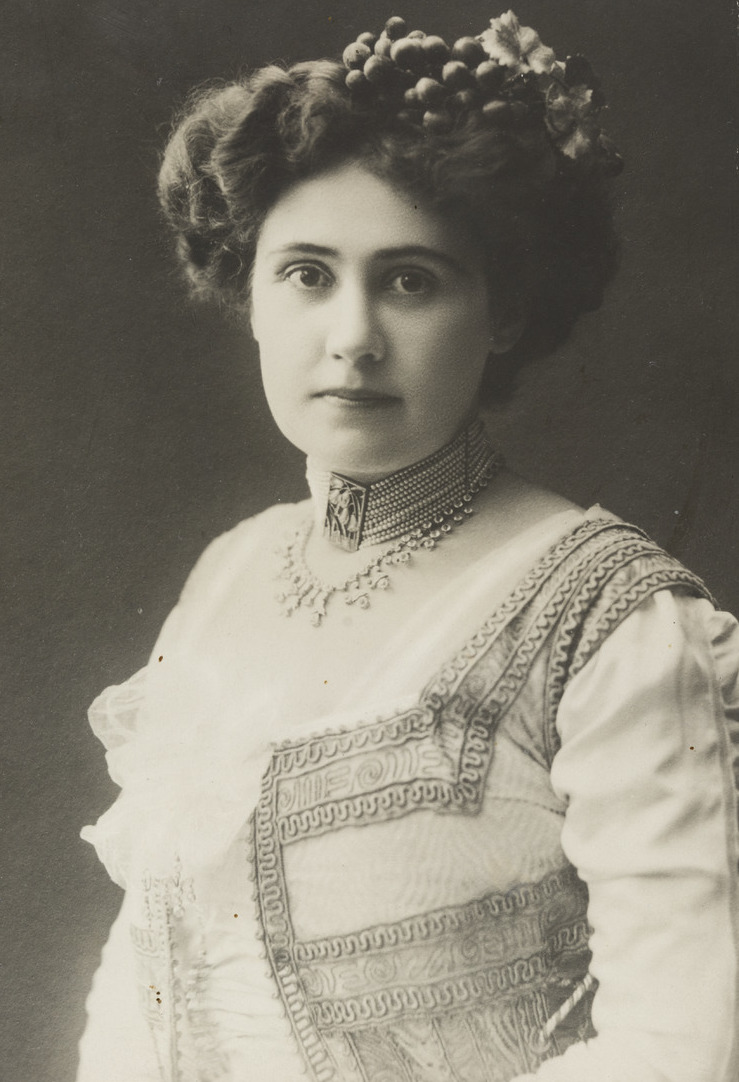
#> input picture samples/116847717.jpg, 739 x 1082 px
$ python make_test.py ../samples/116847717.jpg 5
#> lines starting #> are read from the running program, lines starting #| are printed output that depends on the picture; after the words box and inside, x2 and y2 are one past the last pixel; in counts of white or black regions, pixels touching at a corner belong together
### training/damage_synth.py
import cv2, numpy as np, random
from math import comb
from pathlib import Path

def _bezier(pts, n=200):
    pts = np.array(pts, float); t = np.linspace(0, 1, n)[:, None]; k = len(pts) - 1
    return sum(comb(k, i) * t**i * (1 - t)**(k - i) * pts[i] for i in range(k + 1)).astype(np.int32)

def _noise(rng, h, w, sigma):
    n = cv2.GaussianBlur(rng.normal(0, 1, (h, w)).astype(np.float32), (0, 0), sigma)
    return n / (n.std() + 1e-6)

def _fill_paper(x, m, rng):
    """What shows through lost emulsion: textured paper (mostly light), sometimes a dark mount or grey card."""
    h, w = m.shape
    r = rng.random()
    base = rng.uniform(190, 250) if r < 0.7 else (rng.uniform(20, 70) if r < 0.9 else rng.uniform(110, 170))
    tex = _noise(rng, h, w, rng.uniform(0.8, 3)) * rng.uniform(3, 12) + rng.normal(0, rng.uniform(1, 5), (h, w))
    tint = np.array([rng.uniform(.85, .97), rng.uniform(.92, 1.0), 1.0])
    x[m == 1] = (base + tex[m == 1])[:, None] * tint

def scratches(x, mask, rng):
    h, w = mask.shape
    for _ in range(rng.integers(1, 5)):
        n = 2 if rng.random() < 0.6 else 3
        pts = [(rng.integers(0, w), rng.integers(0, h)) for _ in range(n)]
        th = int(rng.choice([1, 1, 2, 2, 3, 4, 5]))
        layer = np.zeros((h, w), np.uint8)
        cv2.polylines(layer, [_bezier(pts)], False, 255, th, cv2.LINE_AA)
        a = cv2.GaussianBlur(layer, (3, 3), 0).astype(np.float32) / 255 * rng.uniform(0.6, 0.95)
        val = rng.uniform(190, 245) if rng.random() < 0.7 else rng.uniform(10, 60)
        x[:] = x * (1 - a[..., None]) + val * a[..., None]
        mask[a > 0.3] = 1

def _ragged(m, rng, amount):
    """Roughen a mask's edge so it looks torn rather than cut."""
    h, w = m.shape
    d_in = cv2.distanceTransform(m.astype(np.uint8), cv2.DIST_L2, 3)
    d_out = cv2.distanceTransform((1 - m).astype(np.uint8), cv2.DIST_L2, 3)
    sd = d_in - d_out
    return (sd + amount * _noise(rng, h, w, rng.uniform(1, 3)) > 0).astype(np.uint8)

# [12 lines left out: function tear, not called in this run]

def hole(x, mask, rng):
    h, w = mask.shape
    c = (rng.integers(0, w), rng.integers(0, h)); r = rng.uniform(0.03, 0.15) * min(h, w)
    ang = np.sort(rng.uniform(0, 2 * np.pi, 16))
    rad = r * rng.uniform(0.5, 1.3, 16)
    poly = np.stack([c[0] + rad * np.cos(ang), c[1] + rad * np.sin(ang)], 1).astype(np.int32)
    m = np.zeros((h, w), np.uint8); cv2.fillPoly(m, [poly], 1)
    m = _ragged(m, rng, rng.uniform(1, 4))
    _fill_paper(x, m, rng); mask |= m

# [39 lines left out: functions rip, craquelure, not called in this run]

def flaking(x, mask, rng):
    """Patches where the emulsion has flaked off, exposing paper."""
    h, w = mask.shape
    n = cv2.GaussianBlur(rng.random((h, w)).astype(np.float32), (0, 0), rng.uniform(4, 12))
    n = (n - n.min()) / (np.ptp(n) + 1e-6)
    m = n > rng.uniform(.8, .92)
    region = np.zeros((h, w), bool)
    x0, y0 = rng.integers(0, w // 2), rng.integers(0, h // 2)
    region[y0:y0 + rng.integers(h // 4, h // 2), x0:x0 + rng.integers(w // 4, w // 2)] = True
    m = _ragged((m & region).astype(np.uint8), rng, rng.uniform(.5, 2))
    _fill_paper(x, m, rng); mask |= m

# [13 lines left out: function foxing, not called in this run]

def crease(x, mask, rng):
    h, w = mask.shape
    if rng.random() < 0.5:
        p1, p2, off = (int(rng.integers(0, w)), 0), (int(rng.integers(0, w)), h), (4, 0)
    else:
        p1, p2, off = (0, int(rng.integers(0, h))), (w, int(rng.integers(0, h))), (0, 4)
    th = int(rng.integers(2, 6))
    shade = np.zeros((h, w), np.float32)
    cv2.line(shade, (p1[0] + off[0], p1[1] + off[1]), (p2[0] + off[0], p2[1] + off[1]), 1.0, th + 4)
    x[:] = x + cv2.GaussianBlur(shade, (0, 0), 3)[..., None] * rng.uniform(15, 40)
    m = np.zeros((h, w), np.uint8); cv2.line(m, p1, p2, 1, th)
    x[m == 1] = rng.uniform(170, 230); mask |= m

# [6 lines left out: function dust, not called in this run]

def age(x, rng):
    """Global aging. NOT added to the mask: these pixels still carry information."""
    c = rng.uniform(0.55, 1.0)
    x[:] = (x - 128) * c + 128 + rng.uniform(-10, 40)
    if rng.random() < 0.6:
        x[:] = x * np.array([rng.uniform(.7, .88), rng.uniform(.9, .98), 1.0])
    x[:] = x + rng.normal(0, rng.uniform(1, 7), x.shape)

def degrade(img, rng):
    """Low-res, blurry, re-compressed copies, like scans and photos found online. Mask unchanged."""
    h, w = img.shape[:2]
    if rng.random() < 0.5:
        s = rng.uniform(0.3, 0.7)
        small = cv2.resize(img, (max(8, int(w * s)), max(8, int(h * s))), interpolation=cv2.INTER_AREA)
        img = cv2.resize(small, (w, h), interpolation=cv2.INTER_CUBIC if rng.random() < .5 else cv2.INTER_LINEAR)
    if rng.random() < 0.3:
        img = cv2.GaussianBlur(img, (0, 0), rng.uniform(0.5, 1.2))
    _, enc = cv2.imencode(".jpg", img, [cv2.IMWRITE_JPEG_QUALITY, int(rng.integers(30, 96))])
    return cv2.imdecode(enc, cv2.IMREAD_COLOR)

OPS = [(scratches, .6), (tear, .25), (hole, .3), (rip, .35), (craquelure, .3),
       (flaking, .25), (foxing, .35), (crease, .25), (dust, .5)]

def damage(img, rng=None):
    """img: HxWx3 uint8 BGR. Returns (damaged uint8 BGR, mask uint8 0/1 of lost-content pixels)."""
    rng = rng or np.random.default_rng()
    if rng.random() < 0.7:
        img = cv2.cvtColor(cv2.cvtColor(img, cv2.COLOR_BGR2GRAY), cv2.COLOR_GRAY2BGR)
    x = img.astype(np.float32); mask = np.zeros(img.shape[:2], np.uint8)
    if rng.random() > 0.08:
        for f, p in OPS:
            if rng.random() < p:
                f(x, mask, rng)
    age(x, rng)
    return degrade(np.clip(x, 0, 255).astype(np.uint8), rng), mask

# [14 lines that do not run on import are left out]

### training/make_test.py
import sys, cv2, numpy as np
from pathlib import Path
from damage_synth import damage

src = sys.argv[1]
seed = int(sys.argv[2]) if len(sys.argv) > 2 else 0
out = Path("test_inputs"); out.mkdir(exist_ok=True)
img = cv2.imread(src)
#> img is the input picture: shape (1082, 739, 3); mean B, G, R 116.6, 128.7, 133.3
h, w = img.shape[:2]
s = 1024 / max(h, w)
if s < 1:
    img = cv2.resize(img, (round(w * s), round(h * s)), interpolation=cv2.INTER_AREA)
#> img: shape (1024, 699, 3)
d, m = damage(img, np.random.default_rng(seed))
#> the loop in damage, `for f, p in OPS:` made 9 passes
#> pass 3, in hole, `mask |= m`:
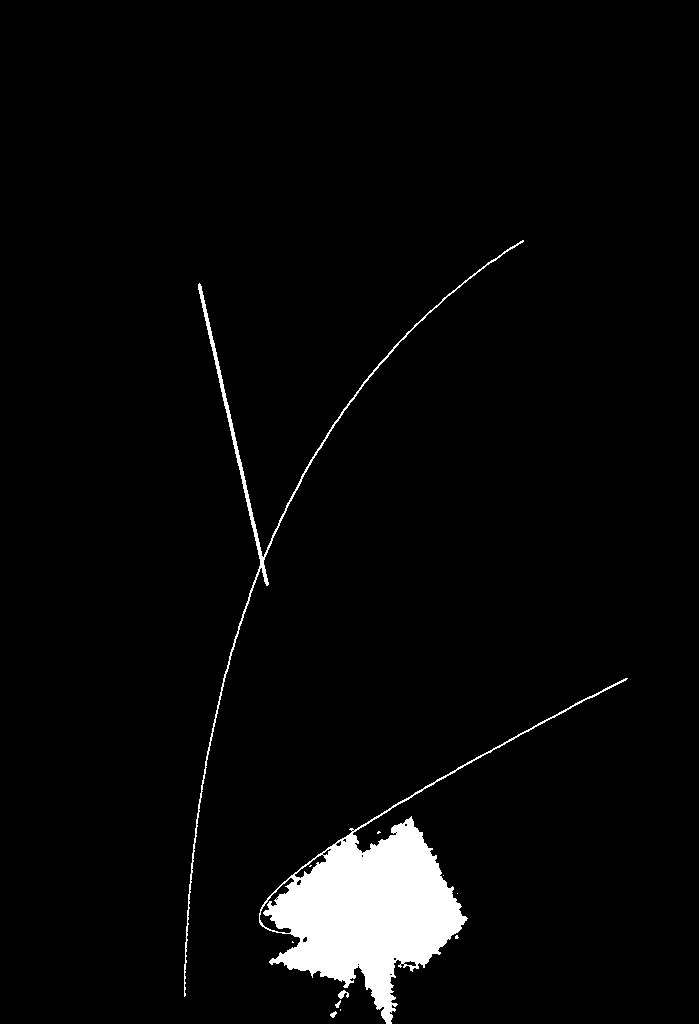
#> mask: shape (1024, 699); values 0 (black) and 1 (white), 3.5% white; 12 white regions (7 under 20 px), largest, box (x1, y1, x2, y2) and area: (259, 678, 628, 1024) 22241, (184, 240, 524, 997) 2762, (338, 990, 349, 999) 56, (330, 1011, 337, 1018) 28, (335, 1000, 341, 1008) 24
#> after the loop in damage, `for f, p in OPS:`:
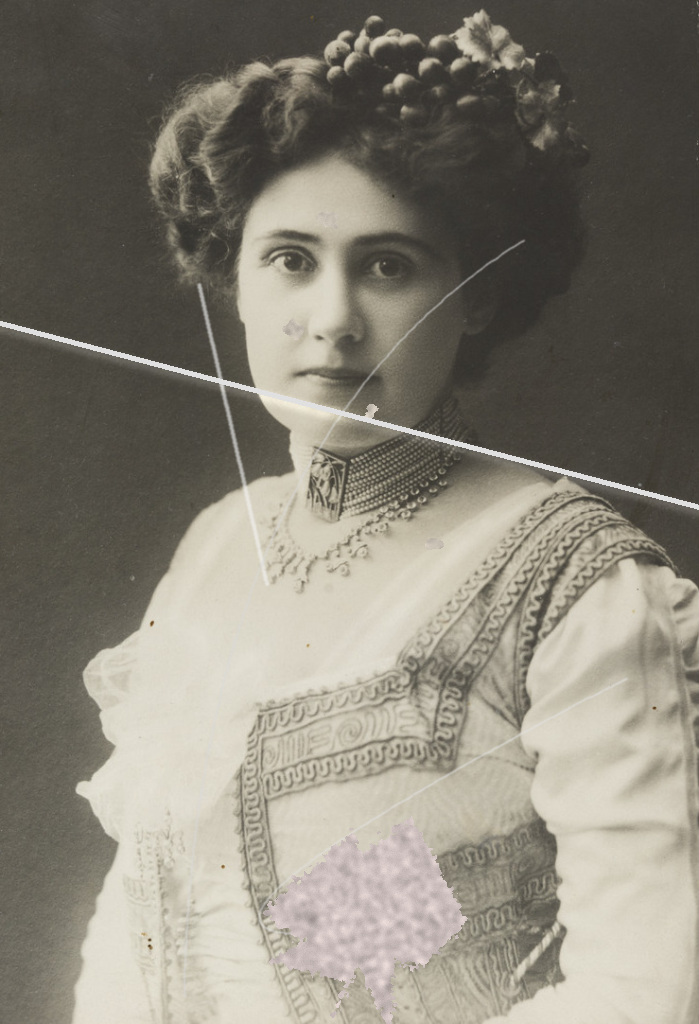
#> x: shape (1024, 699, 3) float32; mean B, G, R 118.8, 130.3, 135
#> in age, `x[:] = (x - 128) * c + 128 + rng.uniform(-10, 40)`:
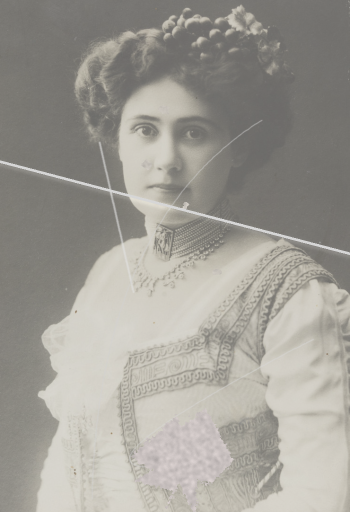
#> x: shape (1024, 699, 3) float32 (shown at 1/2 size); mean B, G, R 150.2, 157.2, 160.1
#> in age, `x[:] = x * np.array([rng.uniform(.7, .88), rng.uniform(.9, .98), 1.0])`:
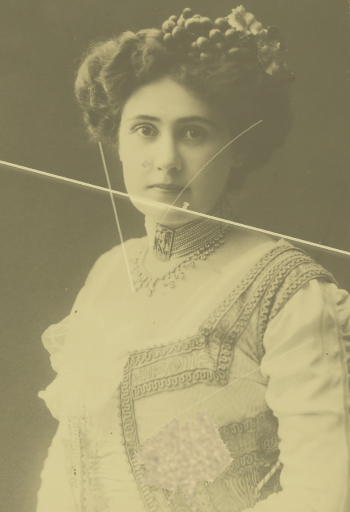
#> x: shape (1024, 699, 3) float32 (shown at 1/2 size); mean B, G, R 112.4, 151.6, 160.1
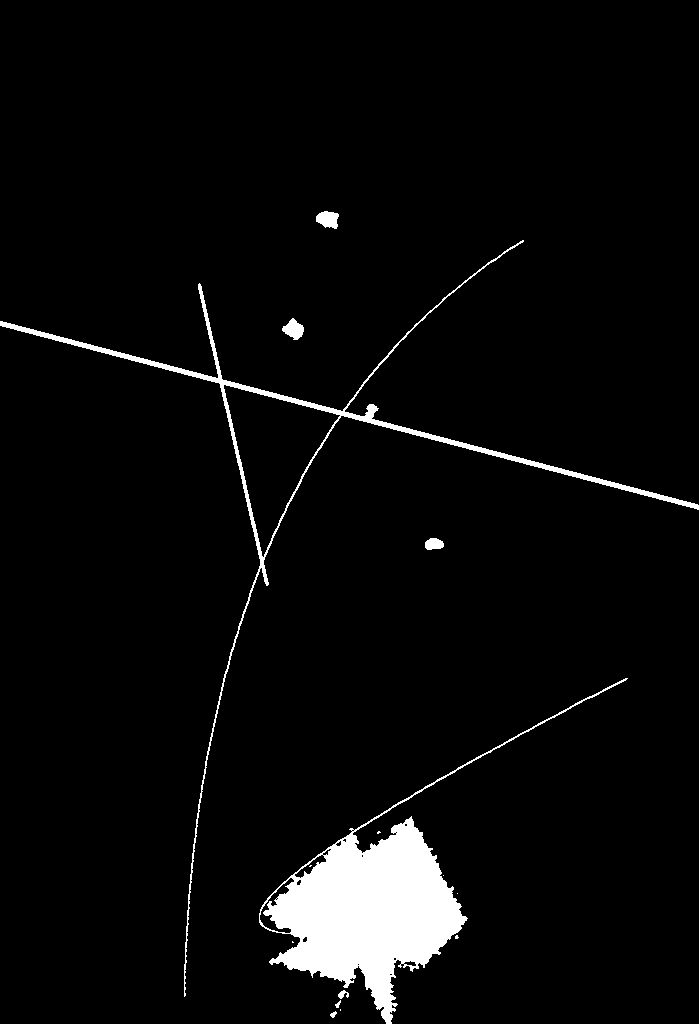
#> m: shape (1024, 699); values 0 (black) and 1 (white), 4.1% white; 15 white regions (7 under 20 px), largest, box (x1, y1, x2, y2) and area: (259, 678, 628, 1024) 22241, (0, 240, 699, 997) 6532, (316, 211, 339, 229) 300
stem = Path(src).stem
cv2.imwrite(str(out / f"{stem}.png"), d)
cv2.imwrite(str(out / f"{stem}_mask.png"), m * 255)
print("wrote", out / f"{stem}.png", "and its mask")

$ run again, on samples/117996748.jpg
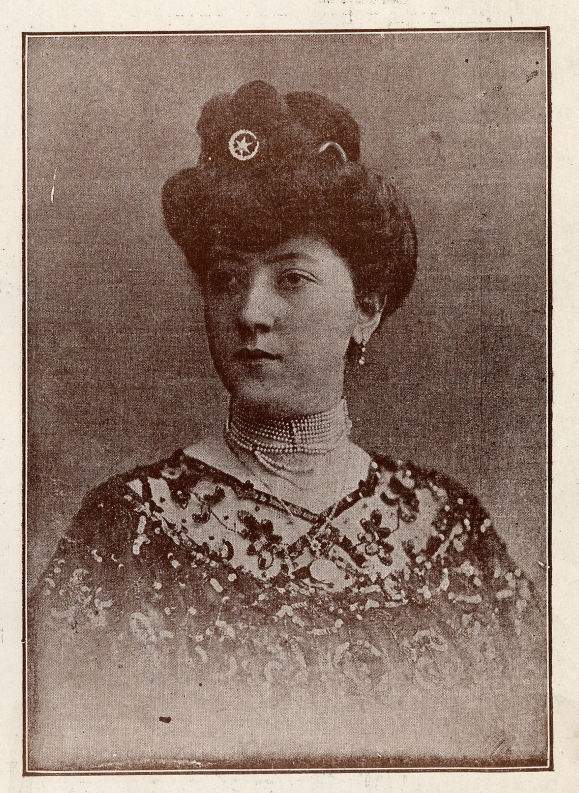
#> input picture samples/117996748.jpg, 1157 x 1586 px (shown at 1/2 size)
#> img is the input picture: shape (1586, 1157, 3); mean B, G, R 110.1, 121.9, 142.9
#> after the loop in damage, `for f, p in OPS:`:
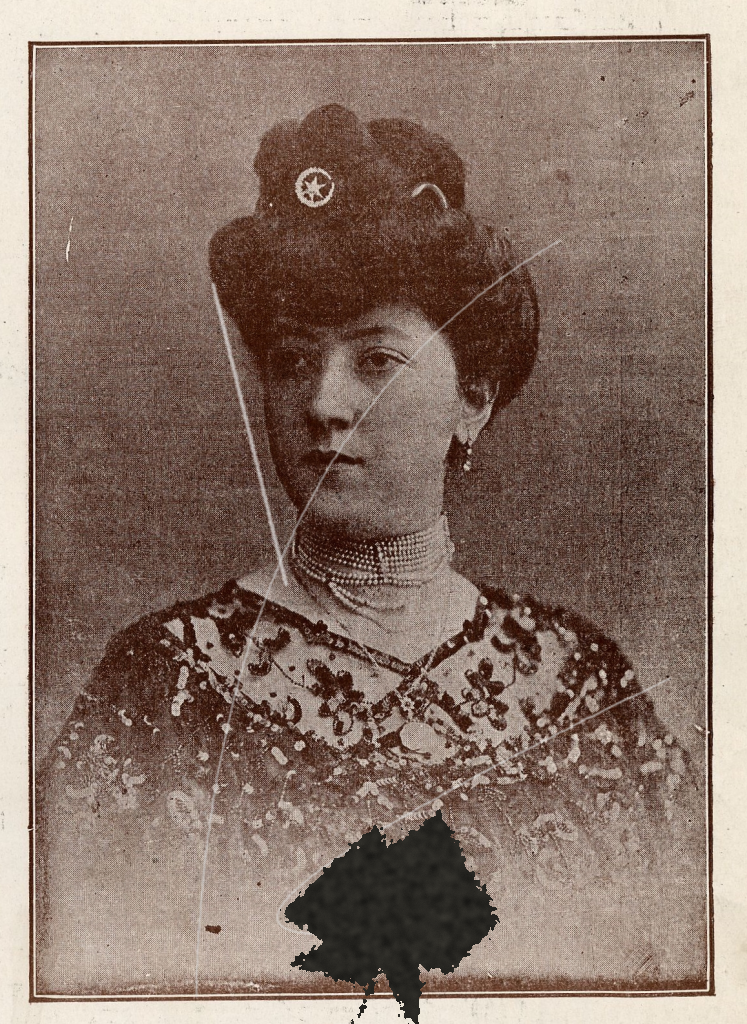
#> x: shape (1024, 747, 3) float32; mean B, G, R 106.9, 118.4, 138.8
#> in degrade, `img = cv2.GaussianBlur(img, (0, 0), rng.uniform(0.5, 1.2))`:
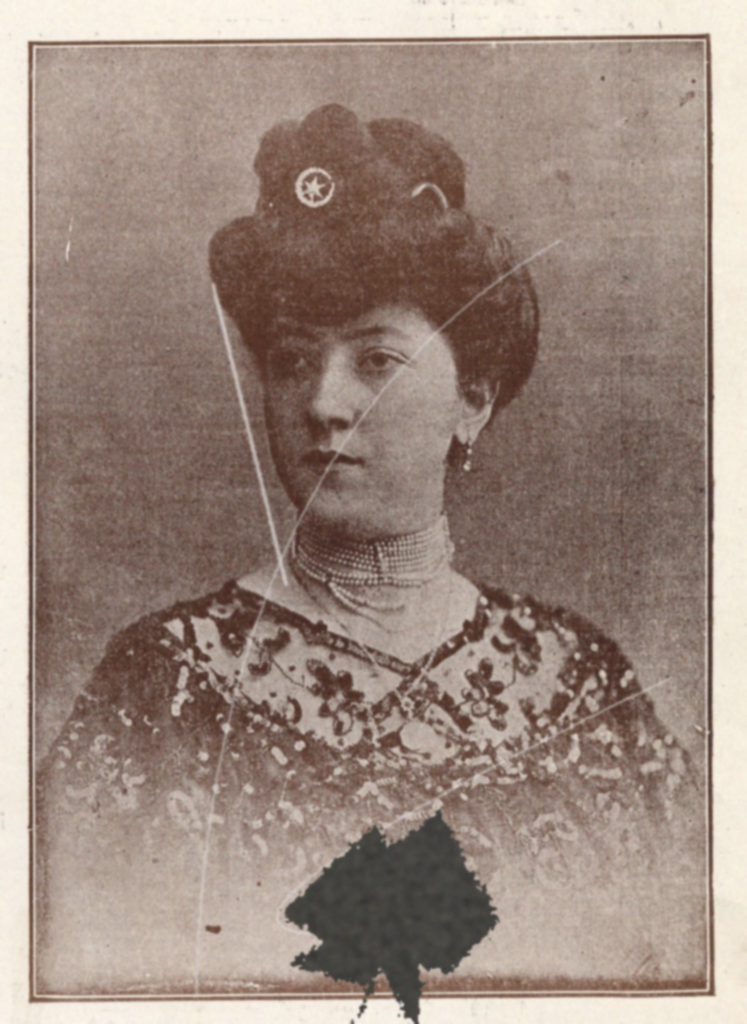
#> img: shape (1024, 747, 3); mean of channels 0, 1, 2 127.6, 137.8, 156.1; drawn as B, G, R

$ run again, on samples/117996750.jpg
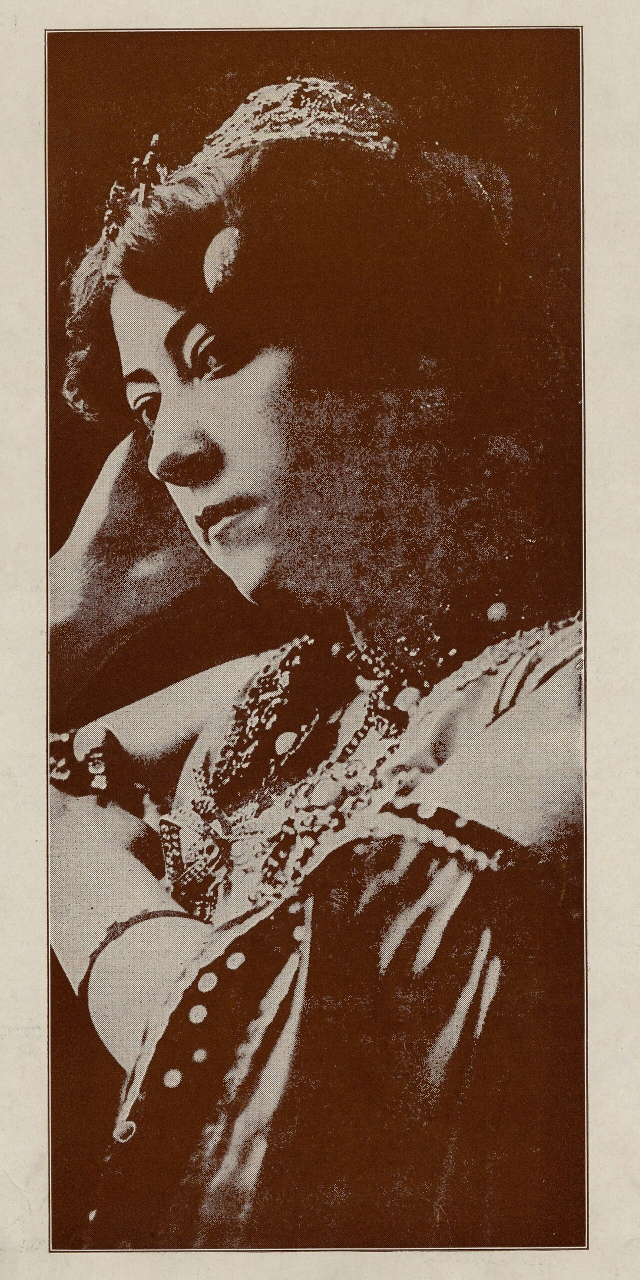
#> input picture samples/117996750.jpg, 1280 x 2560 px (shown at 1/2 size)
#> img is the input picture: shape (2560, 1280, 3); mean B, G, R 76.3, 95.2, 124
#> after the loop in damage, `for f, p in OPS:`:
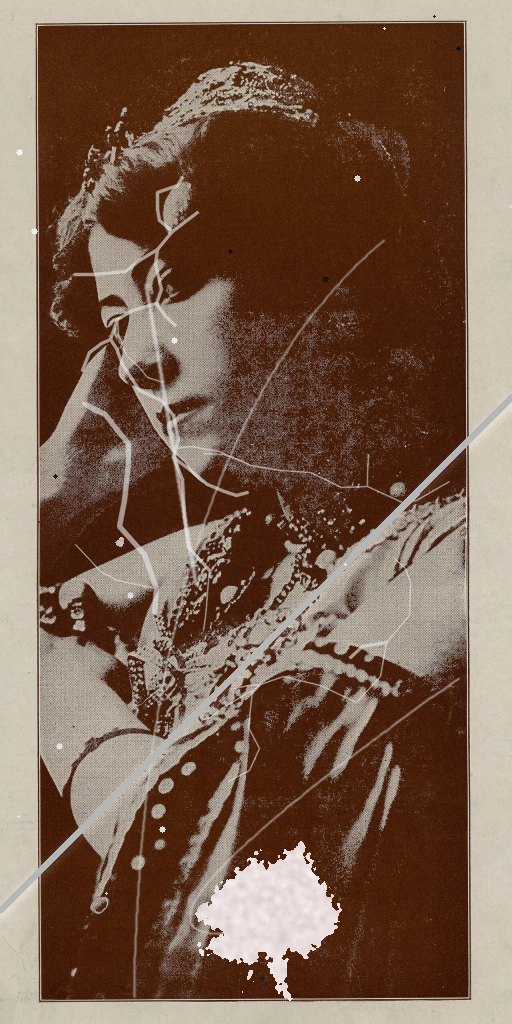
#> x: shape (1024, 512, 3) float32; mean B, G, R 83.6, 101.8, 129.4; drawn with min black and max white
#> `d, m = damage(img, np.random.default_rng(seed))`:
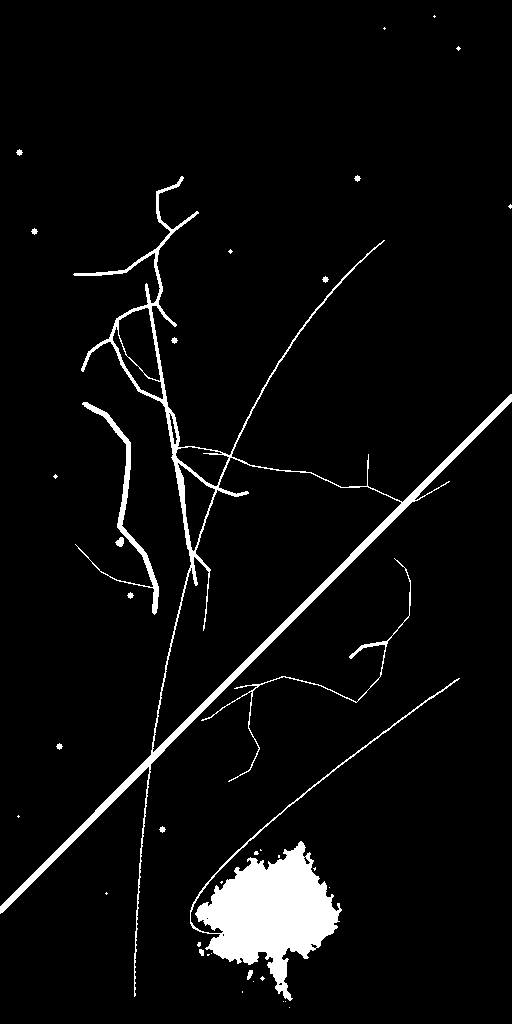
#> m: shape (1024, 512); values 0 (black) and 1 (white), 4.8% white; 38 white regions (23 under 20 px), largest, box (x1, y1, x2, y2) and area: (190, 678, 460, 1001) 12049, (0, 176, 512, 997) 10222, (75, 402, 159, 615) 1427
